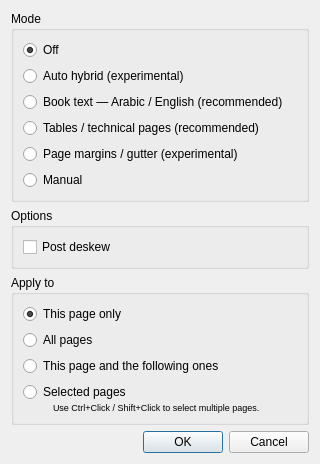
<?xml version="1.0" encoding="UTF-8"?>
<ui version="4.0">
 <class>output::ChangeDewarpingDialog</class>
 <widget class="QDialog" name="output::ChangeDewarpingDialog">
  <property name="windowModality">
   <enum>Qt::WindowModal</enum>
  </property>
  <property name="geometry">
   <rect>
    <x>0</x>
    <y>0</y>
    <width>320</width>
    <height>400</height>
   </rect>
  </property>
  <property name="windowTitle">
   <string>Apply Dewarping Mode</string>
  </property>
  <layout class="QVBoxLayout" name="verticalLayout">
   <item>
    <widget class="QGroupBox" name="dpiGroup">
     <property name="title">
      <string>Mode</string>
     </property>
     <layout class="QVBoxLayout" name="verticalLayout_4">
      <item>
       <widget class="QRadioButton" name="offRB">
        <property name="text">
         <string>Off</string>
        </property>
        <property name="checked">
         <bool>true</bool>
        </property>
       </widget>
      </item>
      <item>
       <widget class="QRadioButton" name="autoRB">
        <property name="enabled">
         <bool>true</bool>
        </property>
        <property name="text">
         <string>Auto hybrid (experimental)</string>
        </property>
       </widget>
      </item>
      <item>
       <widget class="QRadioButton" name="autoBookRB">
        <property name="toolTip">
         <string>Uses robust text-line geometry and avoids page-edge corrections. Recommended for Arabic and English books.</string>
        </property>
        <property name="text">
         <string>Book text — Arabic / English (recommended)</string>
        </property>
       </widget>
      </item>
      <item>
       <widget class="QRadioButton" name="autoTableRB">
        <property name="toolTip">
         <string>Detects long table and form rules, then uses their real curvature to straighten the grid. Falls back safely if no reliable grid is found.</string>
        </property>
        <property name="text">
         <string>Tables / technical pages (recommended)</string>
        </property>
       </widget>
      </item>
      <item>
       <widget class="QRadioButton" name="marginalRB">
        <property name="enabled">
         <bool>true</bool>
        </property>
        <property name="text">
         <string>Page margins / gutter (experimental)</string>
        </property>
       </widget>
      </item>
      <item>
       <widget class="QRadioButton" name="manualRB">
        <property name="text">
         <string>Manual</string>
        </property>
       </widget>
      </item>
     </layout>
    </widget>
   </item>
   <item>
    <widget class="QGroupBox" name="dewarpingOptionsGroup">
     <property name="title">
      <string>Options</string>
     </property>
     <layout class="QVBoxLayout" name="verticalLayout_5">
      <item>
       <widget class="QCheckBox" name="dewarpingPostDeskewCB">
        <property name="text">
         <string>Post deskew</string>
        </property>
       </widget>
      </item>
     </layout>
    </widget>
   </item>
   <item>
    <widget class="QGroupBox" name="groupBox_3">
     <property name="title">
      <string>Apply to</string>
     </property>
     <layout class="QVBoxLayout" name="verticalLayout_2">
      <item>
       <widget class="QRadioButton" name="thisPageRB">
        <property name="text">
         <string>This page only</string>
        </property>
        <property name="checked">
         <bool>true</bool>
        </property>
       </widget>
      </item>
      <item>
       <widget class="QRadioButton" name="allPagesRB">
        <property name="text">
         <string>All pages</string>
        </property>
       </widget>
      </item>
      <item>
       <widget class="QRadioButton" name="thisPageAndFollowersRB">
        <property name="text">
         <string>This page and the following ones</string>
        </property>
       </widget>
      </item>
      <item>
       <widget class="QWidget" name="selectedPagesWidget" native="true">
        <layout class="QVBoxLayout" name="verticalLayout_3">
         <property name="spacing">
          <number>0</number>
         </property>
         <property name="leftMargin">
          <number>0</number>
         </property>
         <property name="topMargin">
          <number>0</number>
         </property>
         <property name="rightMargin">
          <number>0</number>
         </property>
         <property name="bottomMargin">
          <number>0</number>
         </property>
         <item>
          <widget class="QRadioButton" name="selectedPagesRB">
           <property name="text">
            <string>Selected pages</string>
           </property>
          </widget>
         </item>
         <item>
          <layout class="QHBoxLayout" name="horizontalLayout_2">
           <property name="spacing">
            <number>0</number>
           </property>
           <item>
            <spacer name="horizontalSpacer_5">
             <property name="orientation">
              <enum>Qt::Horizontal</enum>
             </property>
             <property name="sizeType">
              <enum>QSizePolicy::Fixed</enum>
             </property>
             <property name="sizeHint" stdset="0">
              <size>
               <width>30</width>
               <height>0</height>
              </size>
             </property>
            </spacer>
           </item>
           <item>
            <widget class="QLabel" name="selectedPagesHint">
             <property name="font">
              <font>
               <pointsize>7</pointsize>
              </font>
             </property>
             <property name="text">
              <string>Use Ctrl+Click / Shift+Click to select multiple pages.</string>
             </property>
            </widget>
           </item>
          </layout>
         </item>
        </layout>
       </widget>
      </item>
     </layout>
    </widget>
   </item>
   <item>
    <spacer name="verticalSpacer">
     <property name="orientation">
      <enum>Qt::Vertical</enum>
     </property>
     <property name="sizeHint" stdset="0">
      <size>
       <width>20</width>
       <height>0</height>
      </size>
     </property>
    </spacer>
   </item>
   <item>
    <widget class="QDialogButtonBox" name="buttonBox">
     <property name="orientation">
      <enum>Qt::Horizontal</enum>
     </property>
     <property name="standardButtons">
      <set>QDialogButtonBox::Cancel|QDialogButtonBox::Ok</set>
     </property>
    </widget>
   </item>
  </layout>
 </widget>
 <resources/>
 <connections>
  <connection>
   <sender>buttonBox</sender>
   <signal>rejected()</signal>
   <receiver>output::ChangeDewarpingDialog</receiver>
   <slot>reject()</slot>
   <hints>
    <hint type="sourcelabel">
     <x>316</x>
     <y>260</y>
    </hint>
    <hint type="destinationlabel">
     <x>286</x>
     <y>274</y>
    </hint>
   </hints>
  </connection>
 </connections>
</ui>
